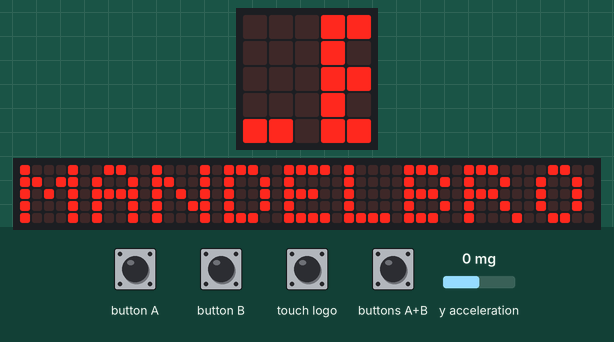
Simulated run of this program. Board: BBC micro:bit running MicroPython. Parts: the board's 5×5 LED display, a strip that is not on the board, showing the scrolling text unrolled. Inputs (shaded band) come from the test bench; at power-on: y acceleration 0 mg. The 48×5 strip is a reading aid, not a part: it shows the text the display is scrolling, unrolled, one strip-width of it at a time.

Above: at 5.0 s.
5.1 s: button A pressed for 0.15 s
5.8 s: button B pressed for 0.15 s
6.5 s: button A driven LOW and button B driven LOW
At 9.1 s:
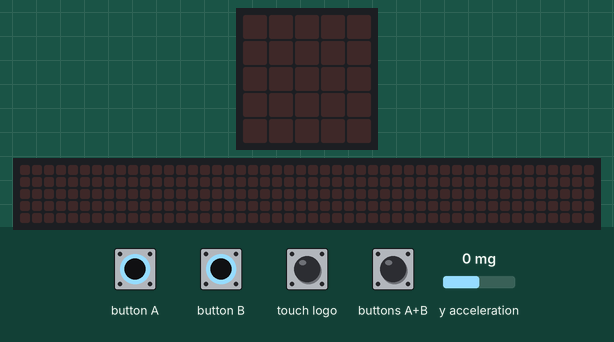
11.0 s: button A released
At 15.3 s:
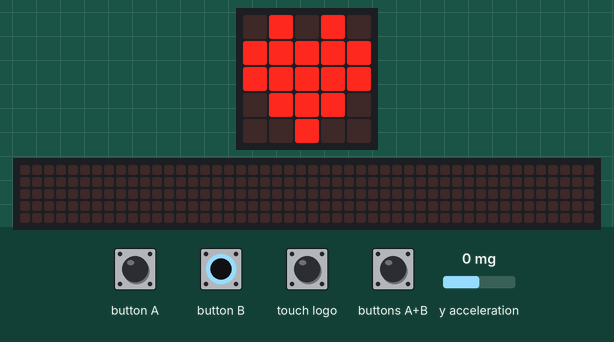
17.7 s: y acceleration set to 750 mg
At 28.22 s:
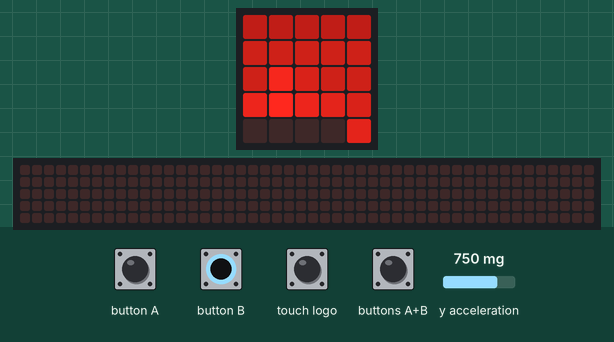
30.1 s: buttons A+B pressed for 0.15 s
At 31.8 s:
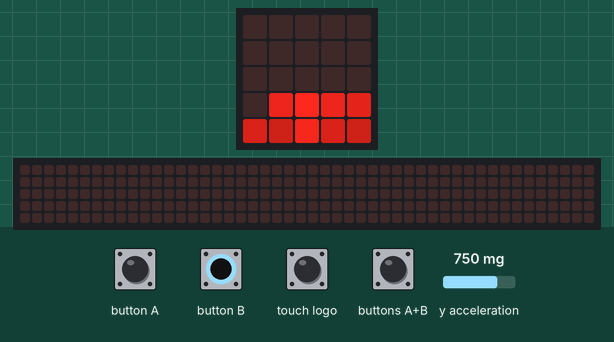

The program:

mandelbrot.py
```python
from microbit import *

# Mandelbrot-Parameter
WIDTH = 50
HEIGHT = 50
MAX_ITER = 16

# Koordinaten für das Mandelbrot-Set
X_MIN = -2.5
X_MAX = 1.0
Y_MIN = -1.25
Y_MAX = 1.25

# Cache für das berechnete Bild
mandelbrot_cache = [[0 for _ in range(WIDTH)] for _ in range(HEIGHT)]

# Viewport (5x5 Fenster auf dem Cache)
viewport_x = 20  # Startposition (ungefähr in der Mitte)
viewport_y = 15

def mandelbrot(c_real, c_imag):
    """Berechnet die Mandelbrot-Iterationen für einen Punkt"""
    z_real = 0
    z_imag = 0

    for i in range(MAX_ITER):
        # z = z^2 + c
        z_real_temp = z_real * z_real - z_imag * z_imag + c_real
        z_imag = 2 * z_real * z_imag + c_imag
        z_real = z_real_temp

        # Prüfen ob der Punkt divergiert
        if z_real * z_real + z_imag * z_imag > 4:
            return i

    return MAX_ITER

def calculate_mandelbrot():
    """Berechnet das gesamte Mandelbrot-Set und cached es"""
    display.scroll("CALC...")

    for py in range(HEIGHT):
        for px in range(WIDTH):
            # Pixel zu komplexen Koordinaten konvertieren
            c_real = X_MIN + (px / WIDTH) * (X_MAX - X_MIN)
            c_imag = Y_MIN + (py / HEIGHT) * (Y_MAX - Y_MIN)

            # Mandelbrot-Wert berechnen
            iterations = mandelbrot(c_real, c_imag)

            # In Helligkeitswert umwandeln (0-9)
            if iterations == MAX_ITER:
                brightness = 0  # Im Set = schwarz
            else:
                brightness = min(9, (iterations * 9) // MAX_ITER + 1)

            mandelbrot_cache[py][px] = brightness

        # Fortschrittsanzeige (alle 10 Zeilen)
        if py % 10 == 0:
            display.show(Image.HEART)
            sleep(50)

    display.show(Image.YES)
    sleep(500)
    display.clear()

def draw_viewport():
    """Zeichnet den aktuellen 5x5 Ausschnitt des Mandelbrot-Sets"""
    display.clear()

    for y in range(5):
        for x in range(5):
            cache_x = viewport_x + x
            cache_y = viewport_y + y

            # Grenzen prüfen
            if 0 <= cache_x < WIDTH and 0 <= cache_y < HEIGHT:
                brightness = mandelbrot_cache[cache_y][cache_x]
                display.set_pixel(x, y, brightness)

def move_viewport():
    """Bewegt den Viewport basierend auf Tasten und Beschleunigungssensor"""
    global viewport_x, viewport_y

    # Tasten für Navigation
    if button_a.was_pressed():
        # A-Taste: Nach links
        if viewport_x > 0:
            viewport_x -= 1

    if button_b.was_pressed():
        # B-Taste: Nach rechts
        if viewport_x < WIDTH - 5:
            viewport_x += 1

    # Beschleunigungssensor für Auf/Ab
    acc_y = accelerometer.get_y()

    if acc_y < -200:  # Nach vorne kippen = nach oben
        if viewport_y > 0:
            viewport_y -= 1
            sleep(150)
    elif acc_y > 200:  # Nach hinten kippen = nach unten
        if viewport_y < HEIGHT - 5:
            viewport_y += 1
            sleep(150)

    # Alternative: Logo für Reset zur Startposition
    if pin_logo.is_touched():
        viewport_x = 20
        viewport_y = 15
        display.show(Image.ARROW_N)
        sleep(300)

def show_position():
    """Zeigt die aktuelle Position im Cache"""
    display.scroll("X:" + str(viewport_x) + " Y:" + str(viewport_y), wait=False, loop=False)

# Programmstart
display.scroll("MANDELBROT")
sleep(500)

# Mandelbrot-Set berechnen (dauert ca. 20-30 Sekunden)
calculate_mandelbrot()

display.scroll("USE A/B + TILT")
sleep(1500)

# Hauptschleife - Navigation im Cache
while True:
    move_viewport()
    draw_viewport()

    # A+B gleichzeitig: Position anzeigen
    if button_a.is_pressed() and button_b.is_pressed():
        show_position()
        sleep(500)

    sleep(100)
```

Measured:
- after the input at 30.1 s, the display: first changes after 0.05 s (image 4 shows a later state)
- what the display in image 1 shows lasts 0.5 s, from 8.7 s to 9.2 s
- what the display in image 2 shows lasts 1.4 s, from 14.2 s to 15.6 s
